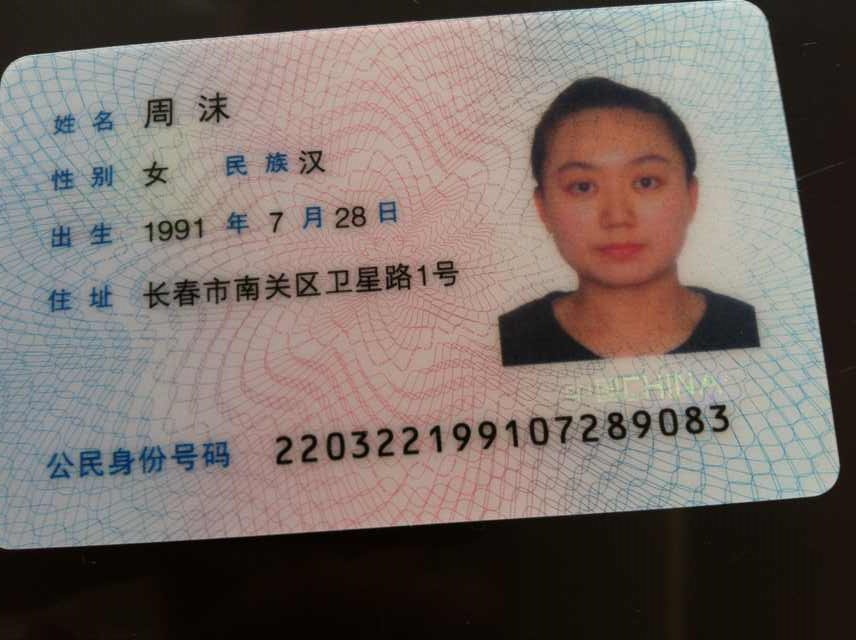
#> input picture testimages/1.jpg, 856 x 640 px
$ python -i recognizeidcard.py   (imports and definitions only)   (older library calls are emulated)
#> lines starting #> are read from the running program, lines starting #| are printed output that depends on the picture
#> further down, picture is the input picture: shape (640, 856, 3); mean B, G, R 102.5, 107.7, 118.9
# -*- coding: utf-8 -*-
import re

from PIL import Image
import cv2
import numpy as np
import pytesseract

# windows下需要修改pytesseract中的地址（不一定）
# pytesseract.pytesseract.tesseract_cmd = 'C:\\Program Files (x86)\\Tesseract-OCR\\tesseract.exe'
x = 1280.00 / 3840.00
pixel_x = int(x * 3840)


# print(x, pixel_x)

# mode1：识别所有信息
# [39 lines left out: function idcardocr, not called in this run]


# idcardocr里面resize以高度为依据, 用于get部分
def img_resize(imggray, dheight):
    # print 'dheight:%s' % dheight
    crop = imggray
    size = crop.get().shape
    height = size[0]
    width = size[1]
    width = width * dheight / height
    crop = cv2.resize(src=crop, dsize=(int(width), dheight), interpolation=cv2.INTER_CUBIC)
    return crop


# [95 lines left out: functions img_resize_gray, find_name, find_sex, find_nation, find_address, find_idnum and 1 more, not called in this run]


# psm model:
#  0    Orientation and script detection (OSD) only.
#  1    Automatic page segmentation with OSD.
#  2    Automatic page segmentation, but no OSD, or OCR.
#  3    Fully automatic page segmentation, but no OSD. (Default)
#  4    Assume a single column of text of variable sizes.
#  5    Assume a single uniform block of vertically aligned text.
#  6    Assume a single uniform block of text.
#  7    Treat the image as a single text line.
#  8    Treat the image as a single word.
#  9    Treat the image as a single word in a circle.
#  10    Treat the image as a single character.
#  11    Sparse text. Find as much text as possible in no particular order.
#  12    Sparse text with OSD.
#  13    Raw line. Treat the image as a single text line,
# 			bypassing hacks that are Tesseract-specific

def get_name(img):
    #    cv2.imshow("method3", img)
    #    cv2.waitKey()
    # print('name')
    _, _, red = cv2.split(img)  # split 会自动将UMat转换回Mat
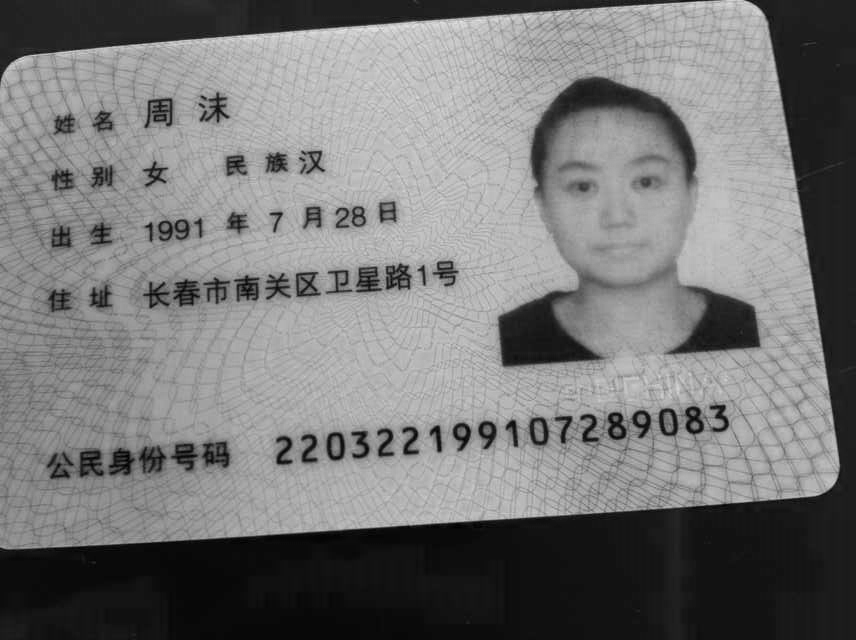
#> red: shape (640, 856); min 0, max 231, mean 118.9
    red = cv2.UMat(red)
    red = hist_equal(red)
    red = cv2.adaptiveThreshold(red, 255, cv2.ADAPTIVE_THRESH_MEAN_C, cv2.THRESH_BINARY, 151, 50)
    #    red = cv2.medianBlur(red, 3)
    red = img_resize(red, 150)
    img = img_resize(img, 150)
    # [5 lines of commented-out code are left out]
    return get_result_vary_length(red, 'chi_sim', img, '--psm 7')
    # return punc_filter(pytesseract.image_to_string(img, lang='chi_sim', config='-psm 13').replace(" ",""))


# [170 lines left out: functions get_sex, get_nation, get_address, get_idnum_and_birth, get_result_fix_length, get_result_vary_length and 1 more, not called in this run]


# 这里使用直方图拉伸，不是直方图均衡
def hist_equal(img):
    # [5 lines of commented-out code are left out]
    image = img.get()  # UMat to Mat
    # result = cv2.equalizeHist(image)
    lut = np.zeros(256, dtype=image.dtype)  # 创建空的查找表
    # lut = np.zeros(256)
    hist = cv2.calcHist([image],  # 计算图像的直方图
                        [0],  # 使用的通道
                        None,  # 没有使用mask
                        [256],  # it is a 1D histogram
                        [0, 256])
    minBinNo, maxBinNo = 0, 255
    # 计算从左起第一个不为0的直方图柱的位置
    for binNo, binValue in enumerate(hist):
        if binValue != 0:
            minBinNo = binNo
            break
    # 计算从右起第一个不为0的直方图柱的位置
    for binNo, binValue in enumerate(reversed(hist)):
        if binValue != 0:
            maxBinNo = 255 - binNo
            break
    # print minBinNo, maxBinNo
    # 生成查找表
    for i, v in enumerate(lut):
        if i < minBinNo:
            lut[i] = 0
        elif i > maxBinNo:
            lut[i] = 255
        else:
            lut[i] = int(255.0 * (i - minBinNo) / (maxBinNo - minBinNo) + 0.5)
    # 计算,调用OpenCV cv2.LUT函数,参数 image --  输入图像，lut -- 查找表
    # print lut
    result = cv2.LUT(image, lut)
    # print type(result)
    # showimg(result)
    return cv2.UMat(result)

>>> import cv2
>>> picture = cv2.imread('testimages/1.jpg')
>>> result = get_name(picture)
#> (the run stopped early here; a loop or call above may not have finished)
